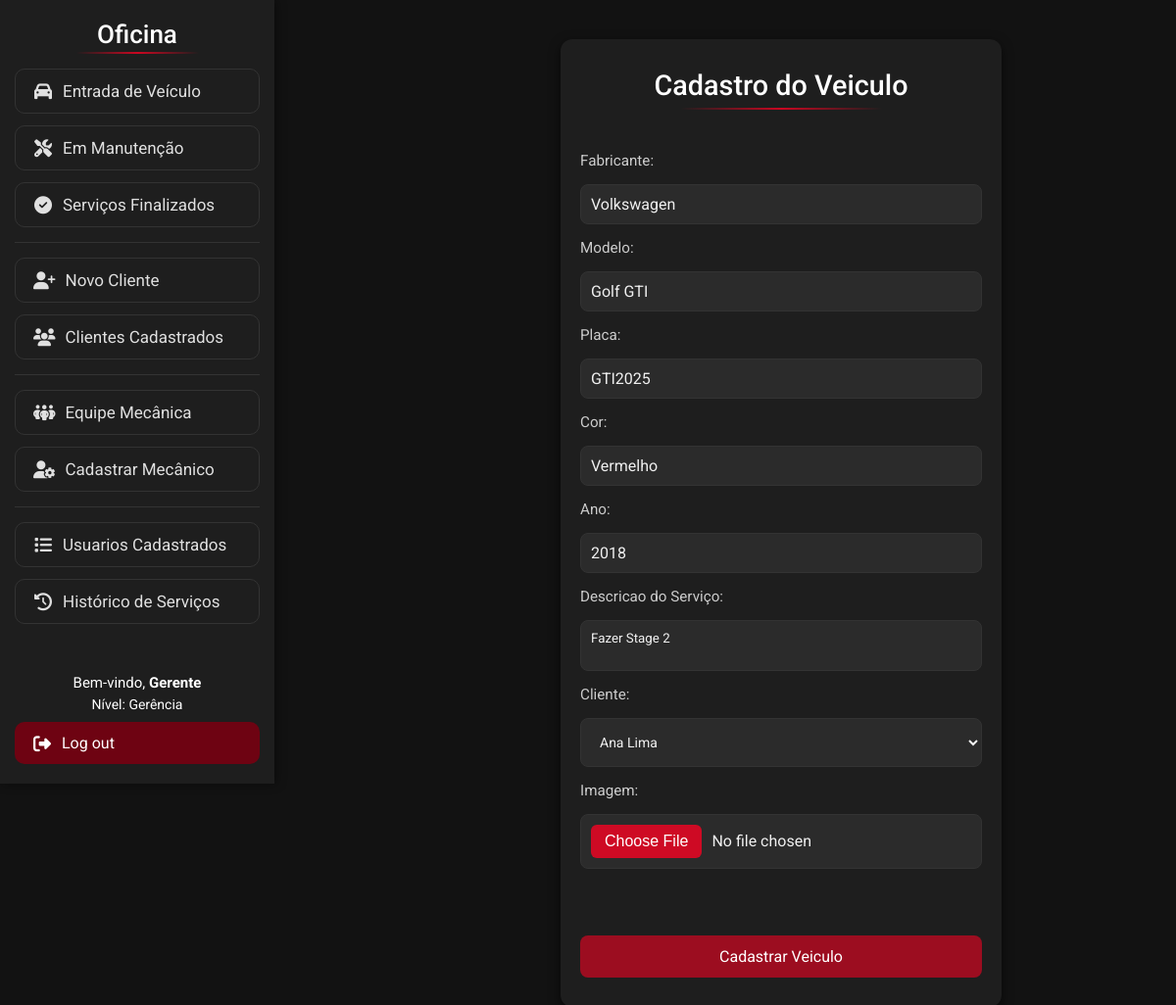
The page /Visao/AlterarCarro.php?idex=3 (signed in) on the database its author committed.
### tables this page shows
create table carro (
idCarro int auto_increment primary key,
idCliente int,
modelo varchar(120) not null,
fabricante varchar(40) not null,
ano smallint not null check (ano >= 1886),
placa varchar(80) not null unique,
cor varchar(50) not null,
caracteristicas TEXT,
imagem VARCHAR(255),
status ENUM('Manutencao', 'Finalizado') DEFAULT 'Manutencao',
dataCadastro datetime default current_timestamp,

foreign key (idCliente) references cliente(idCliente)
);

### Modelo/DAO/ClassCarroDAO.php (called while the page is built, shortened)
<?php
class ClassCarroDAO
{
    public function buscarCarro($id)
    {
        try {
            $pdo = Conexao::getInstance();
            $sql = "SELECT * FROM carro WHERE idCarro =:id";
            $stmt = $pdo->prepare($sql);
            $stmt->bindValue(':id', $id);
            $stmt->execute();
            return $stmt->fetch(PDO::FETCH_ASSOC);
        } catch (PDOException $exc) {
            echo $exc->getMessage();
        }
    }
}

### Modelo/DAO/ClassClienteDAO.php (called while the page is built, shortened)
<?php
class ClassClienteDAO
{
    public function listarClientes()
    {
        try {
            $pdo = Conexao::getInstance();
            $sql = "SELECT * FROM cliente ORDER BY (nome) ASC";
            $stmt = $pdo->prepare($sql);
            $stmt->execute();
            return $stmt->fetchAll(PDO::FETCH_ASSOC);
        } catch (PDOException $exc) {
            echo $exc->getMessage();
        }
    }
}

### Visao/AlterarCarro.php (the view, shortened to what this page needs)
<!DOCTYPE html>
<html lang="en">
<head>
    <link href="css/form.css" rel="stylesheet">
</head>
<body>
    <?php
    include 'Menu.php';
    require '../Modelo/DAO/ClassCarroDAO.php';
    require_once '../Modelo/DAO/ClassClienteDAO.php';
    $DAO = new ClassClienteDAO();
    $clientes = $DAO->listarClientes();
    $id = @$_GET['idex'];
    $carroDao = new ClassCarroDAO();
    $novoCarro = $carroDao->buscarCarro($id);
    ?>
    <div class="container">
        <h1>Cadastro do Veiculo</h1>
        <br>
        <form method="post" action="../Controle/ControleCarro.php?ACAO=alterarCarro" enctype="multipart/form-data">
            <label for="fabricante">Fabricante:</label>
            <input type="text" name="fabricante" id="fabricante" value="<?php echo $novoCarro['fabricante'] ?>">
            <label for="modelo">Modelo:</label>
            <input type="text" name="modelo" id="modelo" value="<?php echo $novoCarro['modelo'] ?>">
            <label for="placa">Placa:</label>
            <input type="text" name="placa" id="placa" value="<?php echo $novoCarro['placa'] ?>">
            <label for="cor">Cor:</label>
            <input type="text" name="cor" id="cor" value="<?php echo $novoCarro['cor'] ?>">
            <label for="ano">Ano:</label>
            <input type="number" name="ano" id="ano" min="1900" max="2200" value="<?php echo $novoCarro['ano'] ?>">
            <label for="caracteristicas">Descricao do Serviço:</label>
            <textarea style="    padding: 10px; border: 1px solid #333; border-radius: 8px; width: 100%; background-color: #2b2b2b; color: #f0f0f0; resize: none;" name="caracteristicas" id="caracteristicas" placeholder="Descricao sobre o Servico..."><?php echo $novoCarro['caracteristicas'] ?></textarea>
            <label for="cliente">Cliente:</label>
            <select name="cliente" id="cliente" style="    font-size: 14px; padding: 15px; border: 1px solid #333; border-radius: 8px; width: 100%; background-color: #2b2b2b; color: #f0f0f0; resize: none;">
                <?php
                foreach ($clientes as $cliente) {
                    echo "<option value='" . $cliente['idCliente'] . "'>" . $cliente['nome'] . "</option>";
                }
                ?>
            </select>
            <label for="imagem">Imagem:</label>
            <input type="file" name="imagem" id="imagem" accept="image/*"><br><br>
            <button type="submit">Cadastrar Veiculo</button>
        </form>
    </div>
</body>
</html>

### Visao/css/form.css (style rules this page uses)
* { box-sizing: border-box; font-family: 'Roboto', sans-serif; margin: 0; padding: 0; }
body { background-color: #121212; color: #e0e0e0; padding: 40px; margin-left: 280px; }
.container { background: #1e1e1e; padding: 30px 20px; border-radius: 12px; box-shadow: 0 4px 12px rgba(0, 0, 0, 0.6); width: 100%; max-width: 450px; min-width: 280px; text-align: center; margin-left: 30%; }
.container h1 { color: white; margin-bottom: 1.5rem; font-weight: 500; font-size: 1.8rem; text-align: center; position: relative; padding-bottom: 0.5rem; }
.container h1::after { content: ''; position: absolute; bottom: 0; left: 25%; width: 50%; height: 2px; background: linear-gradient(90deg, transparent, #ff0022c4, transparent); }
form { display: flex; flex-direction: column; gap: 15px; }
label { text-align: left; color: #cccccc; font-size: 0.95rem; }
input[type="text"], input[type="password"], input[type="email"], input[type="number"], input[type="file"] { padding: 10px; border: 1px solid #333; border-radius: 8px; width: 100%; background-color: #2b2b2b; color: #f0f0f0; font-size: 1rem; }
input::placeholder { color: #888; }
button { padding: 12px; border: none; border-radius: 8px; background-color: #ff00228f; color: white; font-size: 16px; cursor: pointer; transition: background-color 0.2s ease; width: 100%; }

### rows shown on the page
carro: fabricante "Volkswagen", modelo "Golf GTI", placa "GTI2025", cor "Vermelho", ano "2018", caracteristicas "Fazer Stage 2"

### other values the page prints
$_SESSION['login'] "Gerente"
form field cliente "Ana Lima"
